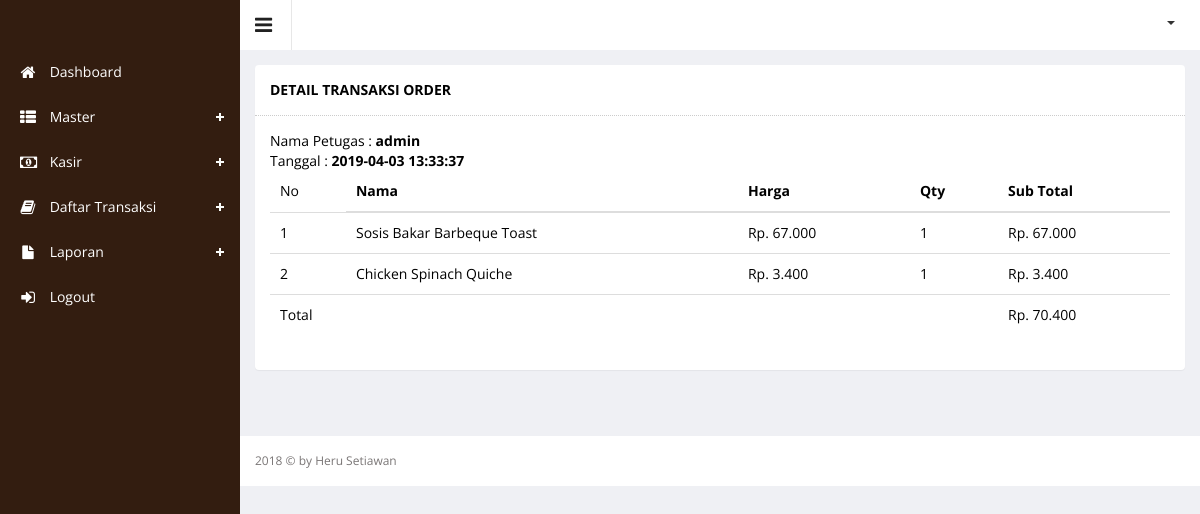
/index.php?hal=master/transaksi/detail&id=522 (signed in), run on the app's committed database.
### tables this page shows
CREATE TABLE `orders` (
  `id_orders` int(5) NOT NULL,
  `nama_petugas` varchar(100) NOT NULL,
  `tgl_order` datetime NOT NULL,
  `jam_order` time NOT NULL
);

CREATE TABLE `orders_detail` (
  `id_orders` int(5) NOT NULL,
  `product_id` int(5) NOT NULL,
  `jumlah` int(5) NOT NULL
);

CREATE TABLE `product` (
  `product_id` int(10) UNSIGNED NOT NULL,
  `product_name` varchar(100) DEFAULT NULL,
  `product_price` int(11) DEFAULT NULL,
  `product_desc` text,
  `product_images` text,
  `product_stock` int(11) DEFAULT NULL,
  `product_date` datetime DEFAULT NULL,
  `category_id` int(11) DEFAULT NULL
);

### master/transaksi/detail.php (the view, shortened to what this page needs)
<?php
$id = $_GET['id'];
$queryRowOrder = mysql_query("SELECT *
FROM
    `product`
    INNER JOIN `orders_detail`
        ON (`product`.`product_id` = `orders_detail`.`product_id`)
    INNER JOIN `orders`
        ON (`orders`.`id_orders` = `orders_detail`.`id_orders`) WHERE orders.id_orders= '" . $id . "'");
?>
<div class="wrapper">
    <div class="row">
        <div class="col-lg-12 text-left">
            <section class="panel">
                <header class="panel-heading">
                    Detail Transaksi Order
                </header>
                <div class="panel-body">
                    <?php
                    $qOrder = mysql_query("SELECT * FROM orders WHERE id_orders ='" . $id . "'");
                    $dataOrder = mysql_fetch_array($qOrder);
                    ?>
                    Nama Petugas : <b><?php echo $dataOrder['nama_petugas']; ?></b><br>
                    Tanggal :
                    <b>
                        <?php
                        echo $dataOrder['tgl_order'] . "";
                        ?>
                    </b>
                    <table class="table">
                        <thead>
                        <tr>
                            <td>No</td>
                            <th>Nama</th>
                            <th>Harga</th>
                            <th>Qty</th>
                            <th>Sub Total</th>
                        </tr>
                        </thead>
                        <tbody>
                        <?php
                        $no = 1;
                        $total = 0;
                        while ($data = mysql_fetch_array($queryRowOrder)) {
                            $sub_total = +$data['product_price'] * $data['jumlah'];
                            $total += $sub_total;
                            ?>
                            <tr>
                                <td>
                                    <?php echo $no++; ?>
                                </td>
                                <td>
                                    <?php echo $data['product_name'] ?></td>
                                <td>Rp. <?php echo number_format($data['product_price'], 0, ',', '.'); ?></td>
                                <td><?php echo $data['jumlah']; ?></td>
                                <td>Rp. <?php echo number_format($sub_total, 0, ',', '.'); ?></td>
                            </tr>
                        <?php } ?>
                        <tr>
                            <td colspan="4">
                                Total
                            </td>
                            <td>Rp.
                                <?php echo number_format($total, 0, ',', '.'); ?>
                            </td>
                        </tr>
                        </tbody>
                    </table>
                </div>
            </section>
        </div>
    </div>
</div>

### data on the page
orders: nama_petugas "admin", tgl_order "2019-04-03 13:33:37"
orders_detail: product.product_name "Sosis Bakar Barbeque Toast", product.product_price "67.000", jumlah "1", sub_total "67.000"
orders_detail: product.product_name "Chicken Spinach Quiche", product.product_price "3.400", jumlah "1", sub_total "3.400"

### other printed values
$total "70.400"
